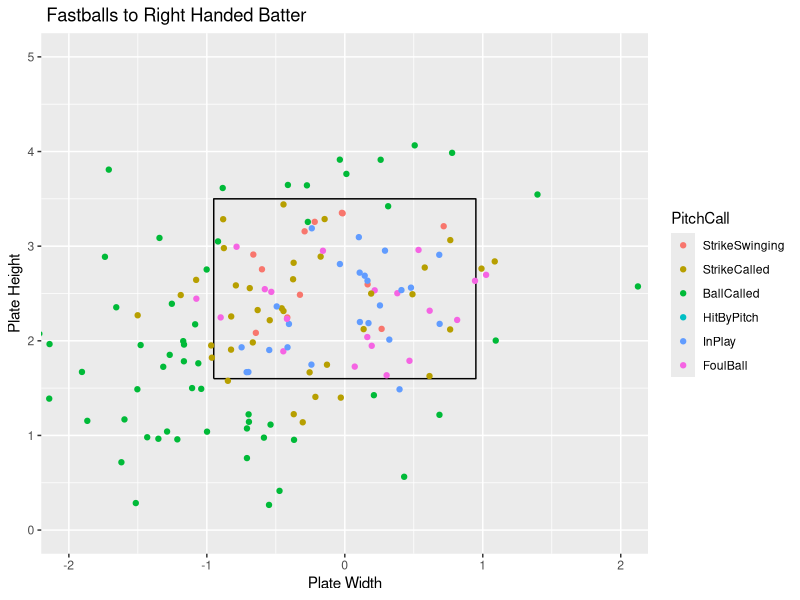
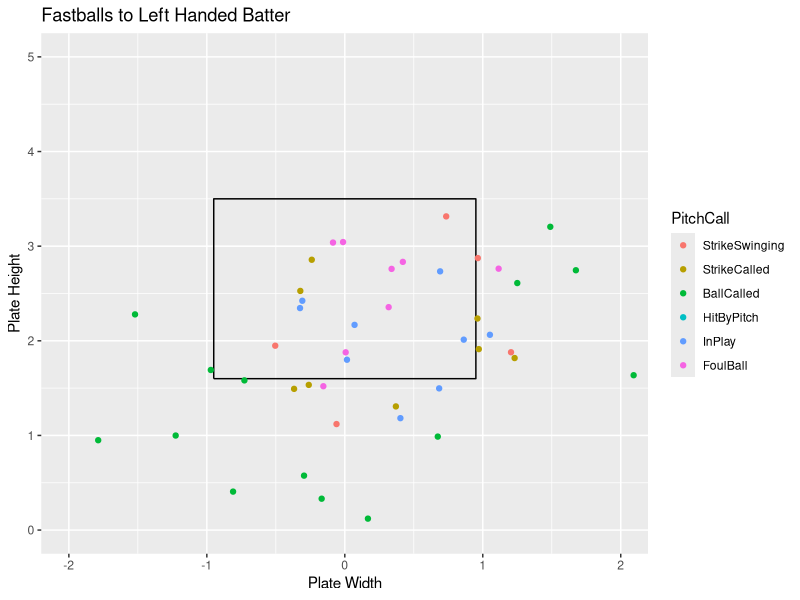

The R source for these figures, in order:
## ---- chunk 1
knitr::opts_chunk$set(fig.align = "center", fig.width = 4, fig.height = 4, comment = NA, message = FALSE, warning = FALSE, echo = FALSE)
library(readr)
library(dplyr)
library(ggplot2)
library(tidyverse)
Master <- read_csv("Master.csv")
Pitcher <- Master %>%
  filter(Pitcher == "Mauldin, Evan")
x <- c(-.95,.95,.95,-.95,-.95)
z <- c(1.6,1.6,3.5,3.5,1.6)
sz <- data_frame(x, z)
## ---- chunk 2
FastballsThrownR <- Pitcher %>%
  filter(TaggedPitchType == "Fastball" & BatterSide == "Right" & !PitchCall == "Undefined")
ggplot() +
  geom_path(data = sz, aes(x = x, y = z)) +
  coord_equal() +
  xlab("Plate Width") +
  ylab("Plate Height") +
  ggtitle(" Fastballs to Right Handed Batter") +
  geom_point(data = FastballsThrownR,aes(x = PlateLocSide, y = PlateLocHeight, color = PitchCall)) +
  coord_cartesian(xlim = c(-2, 2), ylim = c(0, 5)) +
  scale_color_discrete(limits = c("StrikeSwinging" ,"StrikeCalled", "BallCalled", "HitByPitch", "InPlay", "FoulBall"))
## ---- chunk 3
FastballsThrownL <- Pitcher %>%
  filter(TaggedPitchType == "Fastball" & BatterSide == "Left" & !PitchCall == "Undefined")
ggplot() +
  geom_path(data = sz, aes(x = x, y = z)) +
  coord_equal() +
  xlab("Plate Width") +
  ylab("Plate Height") +
  ggtitle("Fastballs to Left Handed Batter") +
  geom_point(data = FastballsThrownL,aes(x = PlateLocSide, y = PlateLocHeight, color = PitchCall)) +
  coord_cartesian(xlim = c(-2, 2), ylim = c(0, 5)) +
  scale_color_discrete(limits = c("StrikeSwinging" ,"StrikeCalled", "BallCalled", "HitByPitch", "InPlay", "FoulBall"))
